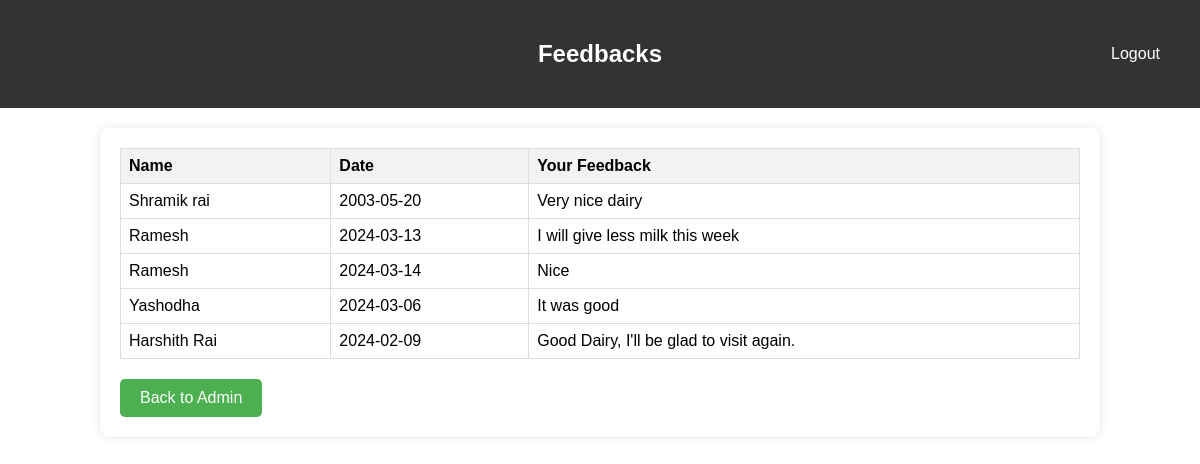
Screenshot of /view_feedback.php with the database file from the repository.
### tables this page shows
CREATE TABLE `feedback` (
  `name` varchar(100) NOT NULL,
  `date` date NOT NULL,
  `feedback` varchar(100) NOT NULL
);

### view_feedback.php (the view, shortened to what this page needs)
<?php
include('server.php');
?>
<!DOCTYPE html>
<html>
<head>
</head>
<body>
  <div class="header">
    <h2>Feedbacks</h2>
    <a href="admin.php" class="logout-btn">Logout</a>
  </div>
  <div class="content-box">
    <?php
      $query = "SELECT * FROM feedback";
      $result = mysqli_query($db, $query);
      echo "<table>";
      echo "<tr><th>Name</th><th>Date</th><th>Your Feedback</th></tr>";
      while($row = mysqli_fetch_assoc($result)) {
        echo "<tr>";
        echo "<td>" . htmlspecialchars($row['name']) . "</td>";
        echo "<td>" . htmlspecialchars($row['date']) . "</td>";
        echo "<td>" . htmlspecialchars($row['feedback']) . "</td>";
        echo "</tr>";
      }
      echo "</table>";
    ?>
    <a href="admin.php" class="back-btn">Back to Admin</a>
  </div>
</body>
</html>

### view_feedback.php (style rules this page uses)
body { font-family: Arial, sans-serif; background-image: url('https://th.bing.com/th/id/R.9e467993dd59fe218cae51c16cc163dd?rik=laZ58kOoexEsPQ&riu=http%3a%2f%2fwww.dairypesa.com%2fwp-content%2fuploads%2f2015%2f10%2fmyths-about-cows-milk.jpg&ehk=2TjBYG6tL22k%2bTNf6BO%2bqLhIcmJ67MK3qh5vLN6Sg9E%3d&risl=&pid=ImgRaw&r=0&sres=1&sresct=1'); background-size: cover; background-repeat: no-repeat; background-attachment: fixed; margin: 0; padding: 0; }
.header { background-color: #333; color: #fff; text-align: center; padding: 20px 0; position: relative; }
.header .logout-btn { position: absolute; top: 50%; transform: translateY(-50%); right: 20px; background-color: #333; color: #fff; padding: 10px 20px; border: none; border-radius: 5px; text-decoration: none; }
.content-box { background-color: rgba(255, 255, 255, 0.8); border-radius: 10px; box-shadow: 0 0 10px rgba(0, 0, 0, 0.1); margin: 20px auto; padding: 20px; width: 80%; }
table { width: 100%; border-collapse: collapse; }
th, td { border: 1px solid #dddddd; text-align: left; padding: 8px; }
th { background-color: #f2f2f2; }
.back-btn { display: inline-block; margin-top: 20px; padding: 10px 20px; background-color: #4CAF50; color: white; text-decoration: none; border-radius: 5px; border: none; text-align: center; cursor: pointer; }

### rows the page displays
feedback: name "Shramik rai", date "2003-05-20", feedback "Very nice dairy"
feedback: name "Ramesh", date "2024-03-13", feedback "I will give less milk this week"
feedback: name "Ramesh", date "2024-03-14", feedback "Nice"
feedback: name "Yashodha", date "2024-03-06", feedback "It was good"
feedback: name "Harshith Rai", date "2024-02-09", feedback "Good Dairy, I'll be glad to visit again."
